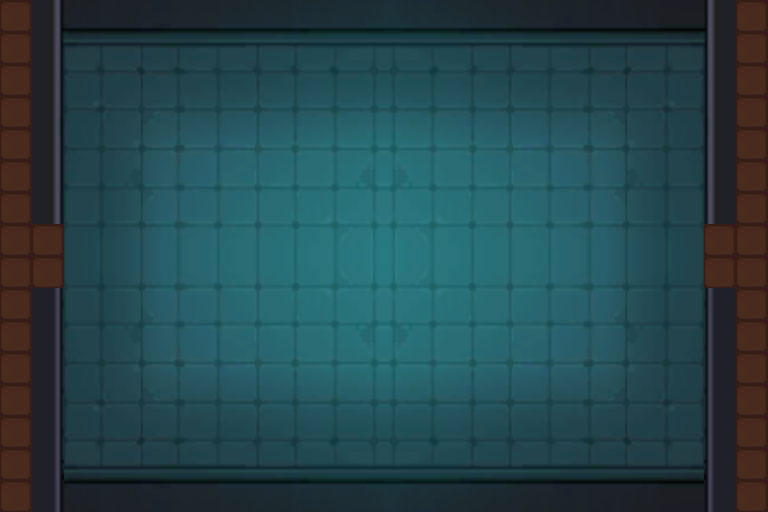

Below is a game level as drawn by its tile map, then a one-line description and the .tmx file that defines it, in full:
An orthogonal 24x16 tile map with 32x32 px tiles, 3 tile layers (floor, wall, player).

<map version="1.0" tiledversion="1.0.1" orientation="orthogonal" renderorder="right-down" width="24" height="16" tilewidth="32" tileheight="32" nextobjectid="1">
 <tileset firstgid="1" name="Lobby30x20" tilewidth="32" tileheight="32" tilecount="600" columns="30">
  <image source="Lobby30x20.png" width="960" height="640" />
 </tileset>
 <layer name="floor" width="24" height="16">
  <data encoding="csv">
1,0,0,0,0,0,0,0,0,0,0,0,0,0,0,0,0,0,0,0,0,0,0,60,
31,0,34,35,36,37,38,39,40,41,42,43,48,49,50,51,52,53,54,55,56,57,0,90,
61,0,64,65,66,67,68,69,70,71,72,73,78,79,80,81,82,83,84,85,86,87,0,120,
91,0,94,95,96,97,98,99,100,101,102,103,108,109,110,111,112,113,114,115,116,117,0,150,
121,0,124,125,126,127,128,129,130,131,132,133,138,139,140,141,142,143,144,145,146,147,0,180,
151,0,154,155,156,157,158,159,160,161,162,163,168,169,170,171,172,173,174,175,176,177,0,210,
181,0,184,185,186,187,188,189,190,191,192,193,198,199,200,201,202,203,204,205,206,207,0,240,
211,212,214,215,216,217,218,219,220,221,222,343,348,349,350,351,352,353,354,355,356,357,269,270,
241,242,364,365,366,367,368,369,370,371,372,373,378,379,380,381,382,383,384,385,386,387,299,300,
271,0,394,395,396,397,398,399,400,401,402,403,408,409,410,411,412,413,414,415,416,417,0,330,
301,0,424,425,426,427,428,429,430,431,432,433,438,439,440,441,442,443,444,445,446,447,0,360,
331,0,454,455,456,457,458,459,460,461,462,463,468,469,470,471,472,473,474,475,476,477,0,390,
361,0,484,485,486,487,488,489,490,491,492,493,498,499,500,501,502,503,504,505,506,507,0,420,
391,0,514,515,516,517,518,519,520,521,522,523,528,529,530,531,532,533,534,535,536,537,0,450,
421,0,544,545,546,547,548,549,550,551,552,553,558,559,560,561,562,563,564,565,566,567,0,480,
451,0,0,0,0,0,0,0,0,0,0,0,0,0,0,0,0,0,0,0,0,0,0,510
</data>
 </layer>
 <layer name="wall" width="24" height="16">
  <data encoding="csv">
0,3,4,5,6,7,8,9,10,11,12,13,18,19,20,21,22,23,24,25,26,27,28,0,
0,33,0,0,0,0,0,0,0,0,0,0,0,0,0,0,0,0,0,0,0,0,58,0,
0,63,0,0,0,0,0,0,0,0,0,0,0,0,0,0,0,0,0,0,0,0,88,0,
0,93,0,0,0,0,0,0,0,0,0,0,0,0,0,0,0,0,0,0,0,0,118,0,
0,123,0,0,0,0,0,0,0,0,0,0,0,0,0,0,0,0,0,0,0,0,148,0,
0,153,0,0,0,0,0,0,0,0,0,0,0,0,0,0,0,0,0,0,0,0,178,0,
0,183,0,0,0,0,0,0,0,0,0,0,0,0,0,0,0,0,0,0,0,0,208,0,
0,0,0,0,0,0,0,0,0,0,0,0,0,0,0,0,0,0,0,0,0,0,0,0,
0,0,0,0,0,0,0,0,0,0,0,0,0,0,0,0,0,0,0,0,0,0,0,0,
0,393,0,0,0,0,0,0,0,0,0,0,0,0,0,0,0,0,0,0,0,0,418,0,
0,423,0,0,0,0,0,0,0,0,0,0,0,0,0,0,0,0,0,0,0,0,448,0,
0,453,0,0,0,0,0,0,0,0,0,0,0,0,0,0,0,0,0,0,0,0,478,0,
0,483,0,0,0,0,0,0,0,0,0,0,0,0,0,0,0,0,0,0,0,0,508,0,
0,513,0,0,0,0,0,0,0,0,0,0,0,0,0,0,0,0,0,0,0,0,538,0,
0,543,0,0,0,0,0,0,0,0,0,0,0,0,0,0,0,0,0,0,0,0,568,0,
0,573,574,575,576,577,578,579,580,581,582,583,588,589,590,591,592,593,594,595,596,597,598,0
</data>
 </layer>
 <layer name="player" width="24" height="16">
  <data encoding="csv">
0,0,0,0,0,0,0,0,0,0,0,0,0,0,0,0,0,0,0,0,0,0,0,0,
0,0,0,0,0,0,0,0,0,0,0,0,0,0,0,0,0,0,0,0,0,0,0,0,
0,0,0,0,0,0,0,0,0,0,0,0,0,0,0,0,0,0,0,0,0,0,0,0,
0,0,0,0,0,0,0,0,0,0,0,0,0,0,0,0,0,0,0,0,0,0,0,0,
0,0,0,0,0,0,0,0,0,0,0,0,0,0,0,0,0,0,0,0,0,0,0,0,
0,0,0,0,0,0,0,0,0,0,0,0,0,0,0,0,0,0,0,0,0,0,0,0,
0,0,0,0,0,0,0,0,0,0,0,0,0,0,0,0,0,0,0,0,0,0,0,0,
0,0,0,0,0,0,0,0,0,0,0,0,0,0,0,0,0,0,0,0,0,0,0,0,
0,0,0,0,0,0,0,0,0,0,0,0,0,0,0,0,0,0,0,0,0,0,0,0,
0,0,0,0,0,0,0,0,0,0,0,0,0,0,0,0,0,0,0,0,0,0,0,0,
0,0,0,0,0,0,0,0,0,0,0,0,0,0,0,0,0,0,0,0,0,0,0,0,
0,0,0,0,0,0,0,0,0,0,0,0,0,0,0,0,0,0,0,0,0,0,0,0,
0,0,0,0,0,0,0,0,0,0,0,0,0,0,0,0,0,0,0,0,0,0,0,0,
0,0,0,0,0,0,0,0,0,0,0,0,0,0,0,0,0,0,0,0,0,0,0,0,
0,0,0,0,0,0,0,0,0,0,0,0,0,0,0,0,0,0,0,0,0,0,0,0,
0,0,0,0,0,0,0,0,0,0,0,0,0,0,0,0,0,0,0,0,0,0,0,0
</data>
 </layer>
</map>
